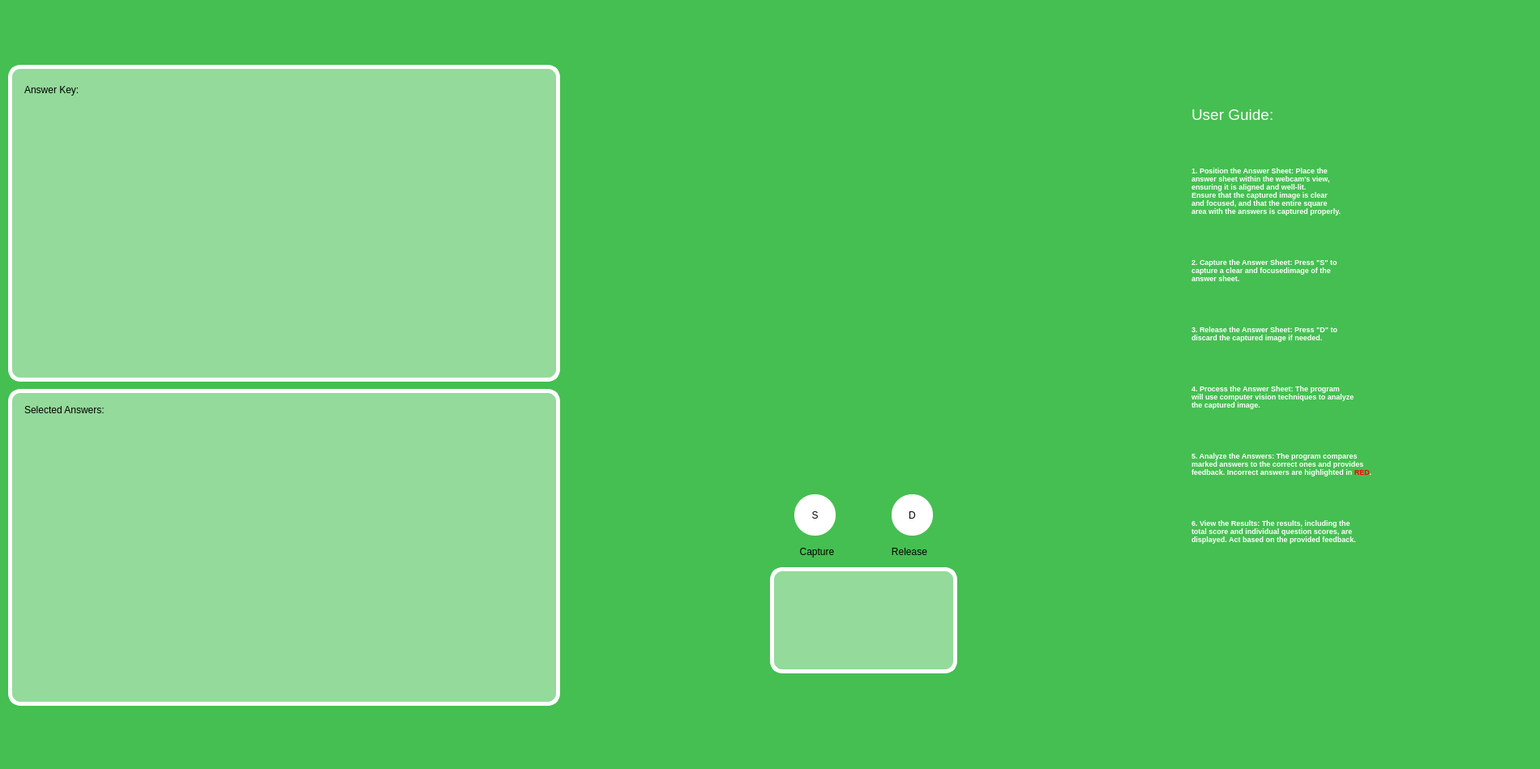
<?xml version="1.0" encoding="UTF-8"?>
<ui version="4.0">
 <class>Dialog</class>
 <widget class="QDialog" name="Dialog">
  <property name="geometry">
   <rect>
    <x>0</x>
    <y>0</y>
    <width>1900</width>
    <height>949</height>
   </rect>
  </property>
  <property name="windowTitle">
   <string>Dialog</string>
  </property>
  <widget class="QWidget" name="bgwidget" native="true">
   <property name="geometry">
    <rect>
     <x>0</x>
     <y>0</y>
     <width>1901</width>
     <height>951</height>
    </rect>
   </property>
   <property name="styleSheet">
    <string notr="true">QWidget#bgwidget
{  
background-color: rgb(69, 191, 81);
 }
</string>
   </property>
   <widget class="QPushButton" name="back_button">
    <property name="geometry">
     <rect>
      <x>30</x>
      <y>20</y>
      <width>41</width>
      <height>31</height>
     </rect>
    </property>
    <property name="styleSheet">
     <string notr="true">border-radius: 20px;

font: 25pt &quot;Showcard Gothic&quot;;
</string>
    </property>
    <property name="text">
     <string/>
    </property>
   </widget>
   <widget class="QPushButton" name="freeze">
    <property name="geometry">
     <rect>
      <x>980</x>
      <y>610</y>
      <width>51</width>
      <height>51</height>
     </rect>
    </property>
    <property name="styleSheet">
     <string notr="true">border-radius: 25px;
background-color: rgb(255, 255, 255);
font: 12pt &quot;MS Shell Dlg 2&quot;;
</string>
    </property>
    <property name="text">
     <string>S</string>
    </property>
   </widget>
   <widget class="QPushButton" name="unfreeze">
    <property name="geometry">
     <rect>
      <x>1100</x>
      <y>610</y>
      <width>51</width>
      <height>51</height>
     </rect>
    </property>
    <property name="styleSheet">
     <string notr="true">border-radius: 25px;
background-color: rgb(255, 255, 255);
font: 12pt &quot;MS Shell Dlg 2&quot;;
</string>
    </property>
    <property name="text">
     <string>D</string>
    </property>
   </widget>
   <widget class="QWidget" name="verticalLayoutWidget">
    <property name="geometry">
     <rect>
      <x>780</x>
      <y>50</y>
      <width>601</width>
      <height>491</height>
     </rect>
    </property>
    <layout class="QVBoxLayout" name="cameraframeLayout"/>
   </widget>
   <widget class="QWidget" name="verticalLayoutWidget_2">
    <property name="geometry">
     <rect>
      <x>20</x>
      <y>140</y>
      <width>661</width>
      <height>321</height>
     </rect>
    </property>
    <layout class="QVBoxLayout" name="answerkeyLayout"/>
   </widget>
   <widget class="QWidget" name="verticalLayoutWidget_3">
    <property name="geometry">
     <rect>
      <x>20</x>
      <y>540</y>
      <width>661</width>
      <height>321</height>
     </rect>
    </property>
    <layout class="QVBoxLayout" name="selectedanswerLayout"/>
   </widget>
   <widget class="QLabel" name="label">
    <property name="geometry">
     <rect>
      <x>30</x>
      <y>490</y>
      <width>271</width>
      <height>31</height>
     </rect>
    </property>
    <property name="styleSheet">
     <string notr="true">font: 20pt &quot;MS Shell Dlg 2&quot;;</string>
    </property>
    <property name="text">
     <string>Selected Answers:</string>
    </property>
   </widget>
   <widget class="QGraphicsView" name="graphicsView">
    <property name="geometry">
     <rect>
      <x>10</x>
      <y>80</y>
      <width>681</width>
      <height>391</height>
     </rect>
    </property>
    <property name="styleSheet">
     <string notr="true">background-color: qlineargradient(spread:pad, x1:0, y1:0, x2:1, y2:0, stop:0 rgba(255, 255, 255, 108));
border-style: solid;
border-width: 5px;
border-color: rgb(255, 255, 255);
border-radius: 15px;

</string>
    </property>
   </widget>
   <widget class="QGraphicsView" name="graphicsView_2">
    <property name="geometry">
     <rect>
      <x>10</x>
      <y>480</y>
      <width>681</width>
      <height>391</height>
     </rect>
    </property>
    <property name="styleSheet">
     <string notr="true">background-color: qlineargradient(spread:pad, x1:0, y1:0, x2:1, y2:0, stop:0 rgba(255, 255, 255, 108));
border-style: solid;
border-width: 5px;
border-color: rgb(255, 255, 255);
border-radius: 15px;

</string>
    </property>
   </widget>
   <widget class="QLabel" name="label_2">
    <property name="geometry">
     <rect>
      <x>980</x>
      <y>670</y>
      <width>55</width>
      <height>21</height>
     </rect>
    </property>
    <property name="text">
     <string>  Capture</string>
    </property>
   </widget>
   <widget class="QLabel" name="label_3">
    <property name="geometry">
     <rect>
      <x>1090</x>
      <y>670</y>
      <width>71</width>
      <height>21</height>
     </rect>
    </property>
    <property name="text">
     <string>   Release</string>
    </property>
   </widget>
   <widget class="QLabel" name="label_4">
    <property name="geometry">
     <rect>
      <x>30</x>
      <y>90</y>
      <width>271</width>
      <height>41</height>
     </rect>
    </property>
    <property name="styleSheet">
     <string notr="true">font: 20pt &quot;MS Shell Dlg 2&quot;;</string>
    </property>
    <property name="text">
     <string>Answer Key:</string>
    </property>
   </widget>
   <widget class="QWidget" name="verticalLayoutWidget_4">
    <property name="geometry">
     <rect>
      <x>960</x>
      <y>710</y>
      <width>211</width>
      <height>81</height>
     </rect>
    </property>
    <layout class="QVBoxLayout" name="scoreLayout"/>
   </widget>
   <widget class="QGraphicsView" name="graphicsView_3">
    <property name="geometry">
     <rect>
      <x>950</x>
      <y>700</y>
      <width>231</width>
      <height>131</height>
     </rect>
    </property>
    <property name="styleSheet">
     <string notr="true">background-color: qlineargradient(spread:pad, x1:0, y1:0, x2:1, y2:0, stop:0 rgba(255, 255, 255, 108));
border-style: solid;
border-width: 5px;
border-color: rgb(255, 255, 255);
border-radius: 15px;

</string>
    </property>
   </widget>
   <widget class="QWidget" name="verticalLayoutWidget_5">
    <property name="geometry">
     <rect>
      <x>960</x>
      <y>790</y>
      <width>211</width>
      <height>31</height>
     </rect>
    </property>
    <layout class="QVBoxLayout" name="percentageLayout"/>
   </widget>
   <widget class="QLabel" name="label_5">
    <property name="geometry">
     <rect>
      <x>1470</x>
      <y>90</y>
      <width>351</width>
      <height>621</height>
     </rect>
    </property>
    <property name="styleSheet">
     <string notr="true">color: rgb(255, 255, 255);

font: 75 5pt &quot;MS Shell Dlg 2&quot;;</string>
    </property>
    <property name="text">
     <string>&lt;html&gt;&lt;head/&gt;&lt;body&gt;&lt;p&gt;&lt;span style=&quot; font-size:14pt;&quot;&gt;     User Guide:&lt;/span&gt;&lt;/p&gt;&lt;p&gt;&lt;br/&gt;&lt;/p&gt;&lt;p&gt;&lt;span style=&quot; font-size:7pt; font-weight:600;&quot;&gt;1. Position the Answer Sheet: Place the &lt;br/&gt;answer sheet within the webcam's view, &lt;br/&gt;ensuring it is aligned and well-lit. &lt;br/&gt;Ensure that the captured image is clear &lt;br/&gt;and focused, and that the entire square&lt;br/&gt;area with the answers is captured properly.&lt;/span&gt;&lt;/p&gt;&lt;p&gt;&lt;span style=&quot; font-size:7pt;&quot;&gt;&lt;br/&gt;&lt;/span&gt;&lt;/p&gt;&lt;p&gt;&lt;span style=&quot; font-size:7pt; font-weight:600;&quot;&gt;2. Capture the Answer Sheet: Press &amp;quot;S&amp;quot; to &lt;br/&gt;capture a clear and focusedimage of the&lt;br/&gt;answer sheet.&lt;/span&gt;&lt;/p&gt;&lt;p&gt;&lt;span style=&quot; font-size:7pt;&quot;&gt;&lt;br/&gt;&lt;/span&gt;&lt;/p&gt;&lt;p&gt;&lt;span style=&quot; font-size:7pt; font-weight:600;&quot;&gt;3. Release the Answer Sheet: Press &amp;quot;D&amp;quot; to &lt;br/&gt;discard the captured image if needed.&lt;/span&gt;&lt;/p&gt;&lt;p&gt;&lt;span style=&quot; font-size:7pt;&quot;&gt;&lt;br/&gt;&lt;/span&gt;&lt;/p&gt;&lt;p&gt;&lt;span style=&quot; font-size:7pt; font-weight:600;&quot;&gt;4. Process the Answer Sheet: The program &lt;br/&gt;will use computer vision techniques to analyze&lt;br/&gt;the captured image.&lt;/span&gt;&lt;/p&gt;&lt;p&gt;&lt;span style=&quot; font-size:7pt;&quot;&gt;&lt;br/&gt;&lt;/span&gt;&lt;/p&gt;&lt;p&gt;&lt;span style=&quot; font-size:7pt; font-weight:600;&quot;&gt;5. Analyze the Answers: The program compares&lt;br/&gt;marked answers to the correct ones and provides&lt;br/&gt;feedback. Incorrect answers are highlighted in &lt;/span&gt;&lt;span style=&quot; font-size:7pt; font-weight:600; color:#ff0000;&quot;&gt;RED&lt;/span&gt;&lt;span style=&quot; font-size:7pt; font-weight:600;&quot;&gt;.&lt;/span&gt;&lt;/p&gt;&lt;p&gt;&lt;span style=&quot; font-size:7pt;&quot;&gt;&lt;br/&gt;&lt;/span&gt;&lt;/p&gt;&lt;p&gt;&lt;span style=&quot; font-size:7pt; font-weight:600;&quot;&gt;6. View the Results: The results, including the&lt;br/&gt;total score and individual question scores, are&lt;br/&gt;displayed. Act based on the provided feedback.&lt;/span&gt;&lt;/p&gt;&lt;/body&gt;&lt;/html&gt;</string>
    </property>
   </widget>
   <zorder>graphicsView</zorder>
   <zorder>graphicsView_3</zorder>
   <zorder>graphicsView_2</zorder>
   <zorder>label</zorder>
   <zorder>back_button</zorder>
   <zorder>freeze</zorder>
   <zorder>unfreeze</zorder>
   <zorder>verticalLayoutWidget</zorder>
   <zorder>verticalLayoutWidget_2</zorder>
   <zorder>verticalLayoutWidget_3</zorder>
   <zorder>label_2</zorder>
   <zorder>label_3</zorder>
   <zorder>label_4</zorder>
   <zorder>verticalLayoutWidget_4</zorder>
   <zorder>verticalLayoutWidget_5</zorder>
   <zorder>label_5</zorder>
  </widget>
 </widget>
 <resources/>
 <connections/>
</ui>
